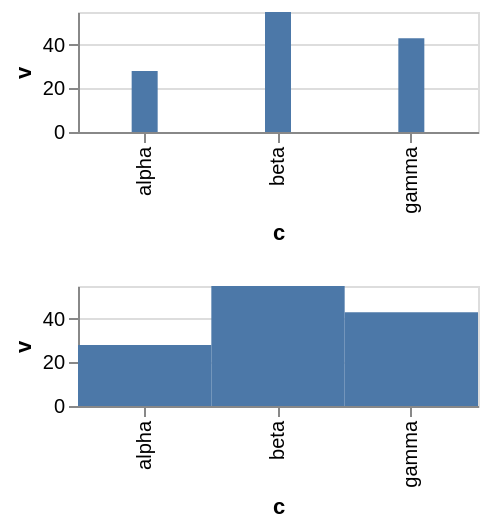

Describe this chart as a Vega-Lite specification.
### Vega-Lite specification from a JSON file in a GitHub repository (floating-point values rounded to 4 significant figures)
{"$schema": "https://vega.github.io/schema/vega-lite/v6.json", "description": "The two ends of `getMarkConfig`'s chain that `a-size-a-theme-asked-for` cannot reach, because a size found early stops the walk. The first row is the **style block**, which upstream puts ahead of everything else — `getFirstDefined(vgChannel ? cfg : undefined, cfg, config[mark.type][vgChannel], …)`, with `cfg` the style config — so `config.style.bar.size` of 13 wins over `config.bar.width` of 5 even though the latter is written under Vega's own name for the property. A mark's styles are its type followed by whatever its `style` names. The second row is the far end: `minBandSize` configured as **zero**, which is a floor of nothing and therefore no floor at all, upstream's test being `minBandSize ? max(…) : bandWidth`. It has to be a `rect` rather than a bar because a size found anywhere earlier in the chain would settle the width before the band is ever measured, and the bar above has one.", "data": {"values": [{"c": "alpha", "v": 28}, {"c": "beta", "v": 55}, {"c": "gamma", "v": 43}]}, "config": {"style": {"bar": {"size": 13}}, "bar": {"width": 5}, "rect": {"minBandSize": 0}}, "vconcat": [{"width": 200, "height": 60, "mark": "bar", "encoding": {"x": {"field": "c", "type": "nominal"}, "y": {"field": "v", "type": "quantitative"}}}, {"width": 200, "height": 60, "mark": "rect", "encoding": {"x": {"field": "c", "type": "nominal"}, "y": {"field": "v", "type": "quantitative"}}}]}
